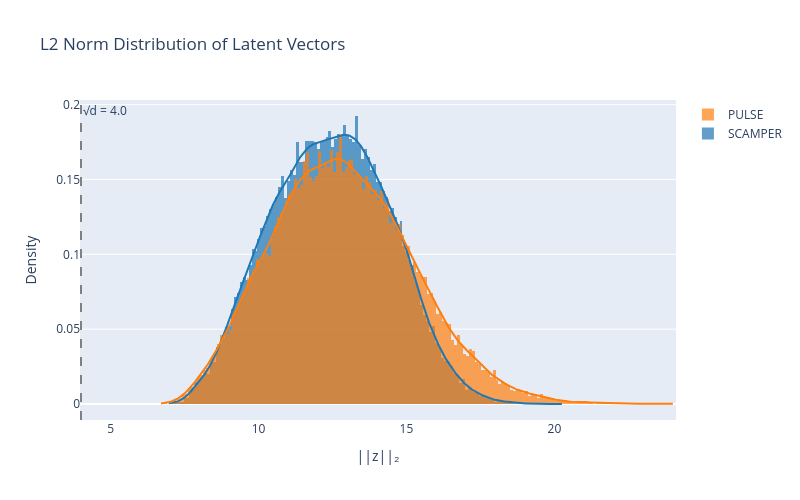

Here is the notebook cell this chart was saved with:
### Code cell
import plotly.figure_factory as ff


def load_l2_norms(path, dataset_name):
    """Load latents from an H5 file and return per-timestep L2 norms."""
    with h5py.File(path, "r") as f:
        latents = f[dataset_name][:]  # (num_clips, num_steps, intention_size)
    # Skip t=0 (always zero)
    latents = latents[:, 1:, :]
    # Flatten to (N, intention_size) then compute norms
    flat = latents.reshape(-1, latents.shape[-1])
    return np.linalg.norm(flat, axis=-1)


norms_a = load_l2_norms(L2_DATASET_PATH_A, L2_LATENT_DATASET_A)
hist_data = [norms_a]
group_labels = [L2_LABEL_A]

if L2_DATASET_PATH_B is not None:
    norms_b = load_l2_norms(L2_DATASET_PATH_B, L2_LATENT_DATASET_B)
    hist_data.append(norms_b)
    group_labels.append(L2_LABEL_B)

# Subsample for plotting speed (KDE on 400k+ points is slow)
rng = np.random.default_rng(42)
hist_data = [
    d[rng.choice(len(d), size=min(50_000, len(d)), replace=False)] for d in hist_data
]

fig = ff.create_distplot(hist_data, group_labels, bin_size=0.1, show_rug=False)
fig.update_layout(
    title="L2 Norm Distribution of Latent Vectors",
    xaxis_title="||z||₂",
    yaxis_title="Density",
    width=800,
    height=500,
)

# Add vertical line at sqrt(d) for N(0,1) reference
d = norms_a.size and latents.shape[-1] if "latents" in dir() else 16  # fallback
with h5py.File(L2_DATASET_PATH_A, "r") as f:
    d = f[L2_LATENT_DATASET_A].shape[-1]
fig.add_vline(
    x=np.sqrt(d),
    line_dash="dash",
    line_color="gray",
    annotation_text=f"√d = {np.sqrt(d):.1f}",
    annotation_position="top right",
)

fig.show()

### Figure 1 — Plotly figure (JSON) as saved in the notebook; plotly's stock layout.template omitted (floating-point values rounded to 4 significant figures; data arrays with more than 128 entries replaced by an {"elided": "..."} marker saying what was removed)
{"data": [{"autobinx": false, "histnorm": "probability density", "legendgroup": "SCAMPER", "marker": {"color": "rgb(31, 119, 180)"}, "name": "SCAMPER", "opacity": 0.7, "type": "histogram", "x": {"elided": "50000 float values"}, "xaxis": "x", "xbins": {"end": 20.28, "size": 0.1, "start": 6.964}, "yaxis": "y"}, {"autobinx": false, "histnorm": "probability density", "legendgroup": "PULSE", "marker": {"color": "rgb(255, 127, 14)"}, "name": "PULSE", "opacity": 0.7, "type": "histogram", "x": {"elided": "50000 float values"}, "xaxis": "x", "xbins": {"end": 24.04, "size": 0.1, "start": 6.709}, "yaxis": "y"}, {"legendgroup": "SCAMPER", "marker": {"color": "rgb(31, 119, 180)"}, "mode": "lines", "name": "SCAMPER", "showlegend": false, "type": "scatter", "x": {"elided": "500 float values"}, "xaxis": "x", "y": {"elided": "500 float values"}, "yaxis": "y"}, {"legendgroup": "PULSE", "marker": {"color": "rgb(255, 127, 14)"}, "mode": "lines", "name": "PULSE", "showlegend": false, "type": "scatter", "x": {"elided": "500 float values"}, "xaxis": "x", "y": {"elided": "500 float values"}, "yaxis": "y"}], "layout": {"annotations": [{"showarrow": false, "text": "√d = 4.0", "x": 4, "xanchor": "left", "xref": "x", "y": 1, "yanchor": "top", "yref": "y domain"}], "barmode": "overlay", "height": 500, "hovermode": "closest", "legend": {"traceorder": "reversed"}, "shapes": [{"line": {"color": "gray", "dash": "dash"}, "type": "line", "x0": 4, "x1": 4, "xref": "x", "y0": 0, "y1": 1, "yref": "y domain"}], "title": {"text": "L2 Norm Distribution of Latent Vectors"}, "width": 800, "xaxis": {"anchor": "y2", "domain": [0, 1], "title": {"text": "||z||₂"}, "zeroline": false}, "yaxis": {"anchor": "free", "domain": [0, 1], "position": 0, "title": {"text": "Density"}}}}
